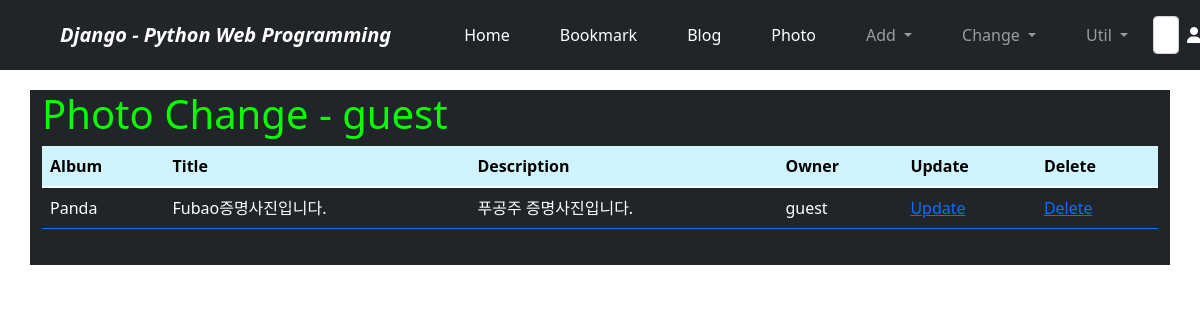
Screenshot of /photo/photo/change/ (signed in) with the database file from the repository.
### photo/models.py (models this page shows, shortened)
class Photo(models.Model):
    album = models.ForeignKey(Album, on_delete=models.CASCADE)
    title = models.CharField('TITLE', max_length=30)
    description = models.TextField('Photo Description', blank=True)
    image = ThumbnailImageField(upload_to='photo/%Y/%m')
    upload_dt = models.DateTimeField('upload_Date', auto_now_add=True)
    owner = models.ForeignKey('auth.User', on_delete=models.CASCADE, verbose_name='OWNER',
                              blank=True, null=True)
    class Meta:
        ordering = ('title',)

class Album(models.Model):
    name = models.CharField(max_length=30)
    description = models.CharField('One Line Description', max_length=100, blank=True)
    owner = models.ForeignKey('auth.User', on_delete=models.CASCADE, verbose_name='OWNER',
                              blank=True, null=True)
    class Meta:
        ordering = ('name',)
    def __str__(self):
        return self.name

### photo/views.py (the view)
# urls.py: path('photo/change/', PhotoChangeLV.as_view(), name='photo_change'),
class PhotoChangeLV(LoginRequiredMixin, ListView):
    model = Photo
    template_name = 'photo/photo_change_list.html'
    def get_queryset(self):
        return Photo.objects.filter(owner=self.request.user)

### photo/templates/photo/photo_change_list.html (shortened to what this page needs)
{% extends 'base.html' %}
{% block content %}
<h1 style="color:#09ff00">Photo Change - {{user}}</h1>
<table class="table table-dark border-primary">
    <thead>
        <tr class="table-info">
            <th>Album</th>
            <th>Title</th>
            <th>Description</th>
            <th>Owner</th>
            <th>Update</th>
            <th>Delete</th>
        </tr>
    </thead>
    <tbody>
        {% for item in object_list %}
        <tr>
            <td>{{ item.album }}</td>
            <td>{{ item.title }}</td>
            <td>{{ item.description }}</td>
            <td>{{ item.owner }}</td>
            <td><a href="{% url 'photo:photo_update' item.id %}">Update</a></td>
            <td><a href="{% url 'photo:photo_delete' item.id %}">Delete</a></td>
        </tr>
        {% endfor %}
    </tbody>
</table>
{% endblock %}

### rows the page displays
Photo: album "Panda", title "Fubao증명사진입니다.", description "푸공주 증명사진입니다.", owner "guest"

### other values shown
{{ user }} "guest"
